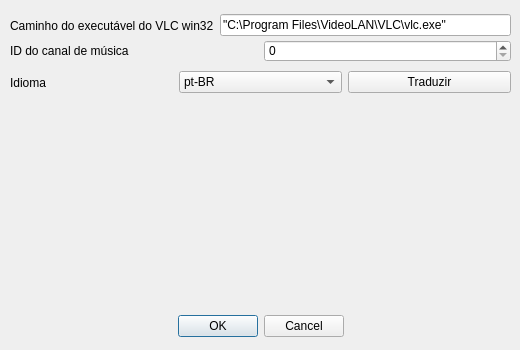
<?xml version="1.0" encoding="UTF-8"?>
<ui version="4.0">
 <class>Dialog</class>
 <widget class="QDialog" name="Dialog">
  <property name="windowModality">
   <enum>Qt::NonModal</enum>
  </property>
  <property name="enabled">
   <bool>true</bool>
  </property>
  <property name="geometry">
   <rect>
    <x>0</x>
    <y>0</y>
    <width>520</width>
    <height>350</height>
   </rect>
  </property>
  <property name="sizePolicy">
   <sizepolicy hsizetype="Fixed" vsizetype="Fixed">
    <horstretch>0</horstretch>
    <verstretch>0</verstretch>
   </sizepolicy>
  </property>
  <property name="minimumSize">
   <size>
    <width>520</width>
    <height>350</height>
   </size>
  </property>
  <property name="maximumSize">
   <size>
    <width>520</width>
    <height>350</height>
   </size>
  </property>
  <property name="windowTitle">
   <string>Settings</string>
  </property>
  <property name="sizeGripEnabled">
   <bool>false</bool>
  </property>
  <property name="modal">
   <bool>false</bool>
  </property>
  <widget class="QDialogButtonBox" name="buttonBox">
   <property name="geometry">
    <rect>
     <x>20</x>
     <y>310</y>
     <width>481</width>
     <height>32</height>
    </rect>
   </property>
   <property name="orientation">
    <enum>Qt::Horizontal</enum>
   </property>
   <property name="standardButtons">
    <set>QDialogButtonBox::Cancel|QDialogButtonBox::Ok</set>
   </property>
   <property name="centerButtons">
    <bool>true</bool>
   </property>
  </widget>
  <widget class="QWidget" name="layoutWidget">
   <property name="geometry">
    <rect>
     <x>10</x>
     <y>10</y>
     <width>501</width>
     <height>31</height>
    </rect>
   </property>
   <layout class="QHBoxLayout" name="horizontalLayout">
    <item>
     <widget class="QLabel" name="label">
      <property name="text">
       <string>Caminho do executável do VLC win32</string>
      </property>
     </widget>
    </item>
    <item>
     <widget class="QLineEdit" name="lineEdit">
      <property name="text">
       <string>&quot;C:\Program Files\VideoLAN\VLC\vlc.exe&quot;</string>
      </property>
     </widget>
    </item>
   </layout>
  </widget>
  <widget class="QWidget" name="layoutWidget">
   <property name="geometry">
    <rect>
     <x>10</x>
     <y>40</y>
     <width>501</width>
     <height>22</height>
    </rect>
   </property>
   <layout class="QHBoxLayout" name="horizontalLayout_2">
    <item>
     <widget class="QLabel" name="label_2">
      <property name="text">
       <string>ID do canal de música</string>
      </property>
     </widget>
    </item>
    <item>
     <widget class="QSpinBox" name="spinBox">
      <property name="maximum">
       <number>32767</number>
      </property>
     </widget>
    </item>
   </layout>
  </widget>
  <widget class="QWidget" name="">
   <property name="geometry">
    <rect>
     <x>10</x>
     <y>70</y>
     <width>501</width>
     <height>25</height>
    </rect>
   </property>
   <layout class="QHBoxLayout" name="horizontalLayout_3" stretch="0,0,0">
    <property name="sizeConstraint">
     <enum>QLayout::SetDefaultConstraint</enum>
    </property>
    <item>
     <widget class="QLabel" name="label_3">
      <property name="text">
       <string>Idioma</string>
      </property>
     </widget>
    </item>
    <item>
     <widget class="QComboBox" name="comboBox">
      <item>
       <property name="text">
        <string>pt-BR</string>
       </property>
      </item>
      <item>
       <property name="text">
        <string>en-US</string>
       </property>
      </item>
     </widget>
    </item>
    <item>
     <widget class="QPushButton" name="pushButton">
      <property name="text">
       <string>Traduzir</string>
      </property>
     </widget>
    </item>
   </layout>
  </widget>
 </widget>
 <resources/>
 <connections>
  <connection>
   <sender>buttonBox</sender>
   <signal>accepted()</signal>
   <receiver>Dialog</receiver>
   <slot>accept()</slot>
   <hints>
    <hint type="sourcelabel">
     <x>248</x>
     <y>254</y>
    </hint>
    <hint type="destinationlabel">
     <x>157</x>
     <y>274</y>
    </hint>
   </hints>
  </connection>
  <connection>
   <sender>buttonBox</sender>
   <signal>rejected()</signal>
   <receiver>Dialog</receiver>
   <slot>reject()</slot>
   <hints>
    <hint type="sourcelabel">
     <x>316</x>
     <y>260</y>
    </hint>
    <hint type="destinationlabel">
     <x>286</x>
     <y>274</y>
    </hint>
   </hints>
  </connection>
  <connection>
   <sender>pushButton</sender>
   <signal>clicked()</signal>
   <receiver>Dialog</receiver>
   <slot>openLangCfg()</slot>
   <hints>
    <hint type="sourcelabel">
     <x>328</x>
     <y>82</y>
    </hint>
    <hint type="destinationlabel">
     <x>199</x>
     <y>149</y>
    </hint>
   </hints>
  </connection>
 </connections>
 <slots>
  <slot>openLangCfg()</slot>
 </slots>
</ui>
